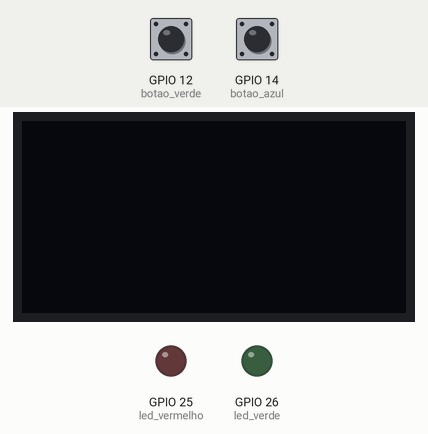
Simulated run of this program. Board: ESP32 board running MicroPython. Parts: 128×64 one-colour display, output pins drawn as LEDs (lit = HIGH). Wiring (from the project's diagram.json): green button on GPIO 12, blue button on GPIO 14, green LED on GPIO 26. Inputs (shaded band) come from the test bench; at power-on: GPIO 14 (botao_azul) HIGH, GPIO 12 (botao_verde) HIGH. Library files of the repository ran but are not shown: ssd1306.py.

Above: at 1.2 s.
1.3 s: GPIO 14 (botao_azul) pulled LOW for 0.15 s
At 2.1 s:
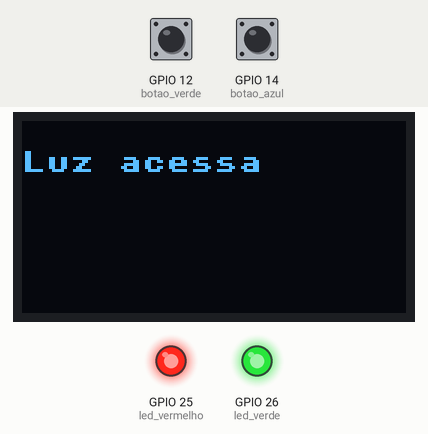
2.9 s: GPIO 12 (botao_verde) pulled LOW for 0.15 s
At 4.1 s:
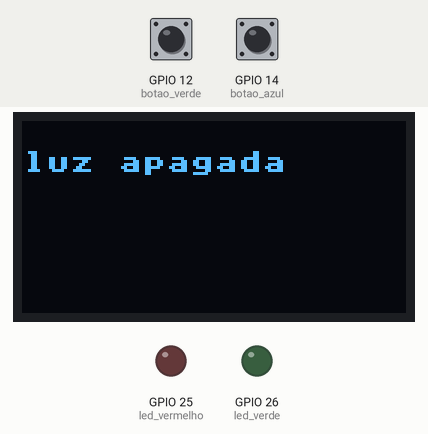
4.5 s: GPIO 14 (botao_azul) pulled LOW for 1 s
At 5.2 s:
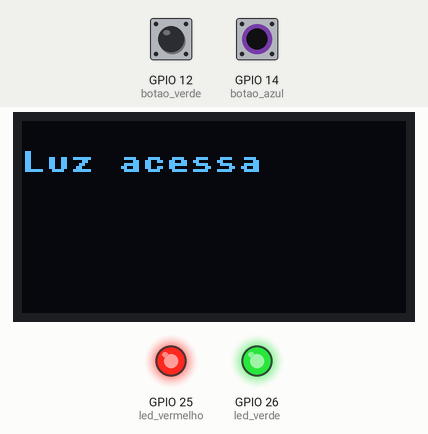
7.0 s: GPIO 12 (botao_verde) pulled LOW for 1 s
At 8.2 s:
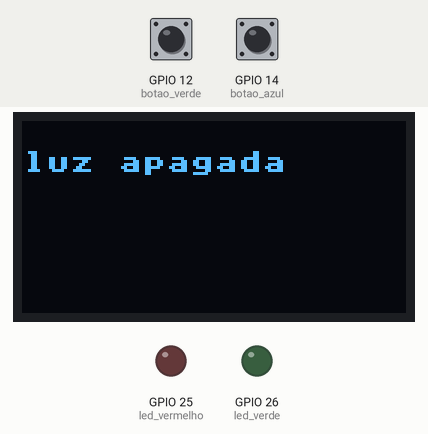
Timing chart, 0 to 10.0 s (numbered marks = the images above; inputs shaded):
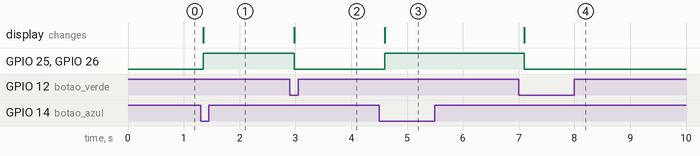

Measured:
- after the input at 1.3 s, GPIO 25 (led_vermelho), GPIO 26 (led_verde): LOW → HIGH after 0.05 s; the display: changes after 0.05 s (image 1)
- after the input at 2.9 s, GPIO 25 (led_vermelho), GPIO 26 (led_verde): HIGH → LOW after 0.08 s; the display: changes after 0.08 s (image 2)
- after the input at 4.5 s, GPIO 25 (led_vermelho), GPIO 26 (led_verde): LOW → HIGH after 0.10 s; the display: changes after 0.10 s (image 3)
- after the input at 7.0 s, GPIO 25 (led_vermelho), GPIO 26 (led_verde): HIGH → LOW after 0.10 s; the display: changes after 0.10 s (image 4)

The program:

main.py
```python
import machine
import ssd1306
import time


import machine
import ssd1306
import time

led_vermelho = machine.Pin(25, machine.Pin.OUT)
led_verde = machine.Pin(26, machine.Pin.OUT)

botao_verde = machine.Pin(12, machine.Pin.IN, machine.Pin.PULL_UP)
botao_azul = machine.Pin(14, machine.Pin.IN, machine.Pin.PULL_UP)

i2c = machine.I2C(0, scl=machine.Pin(22), sda=machine.Pin(21))

oled_largura = 128
oled_tamanho = 64

oled = ssd1306.SSD1306_I2C(oled_largura, oled_tamanho, i2c)

while True:
  if botao_azul.value() == 0:
    oled.fill(0)
    oled.text("Luz acessa", 0, 10)
    oled.show()
    led_verde.on()
    led_vermelho.on()

  if botao_verde.value() == 0:
    oled.fill(0)
    oled.text("luz apagada", 0, 10)
    oled.show()
    led_verde.off()
    led_vermelho.off()

  time.sleep(0.1)
```
